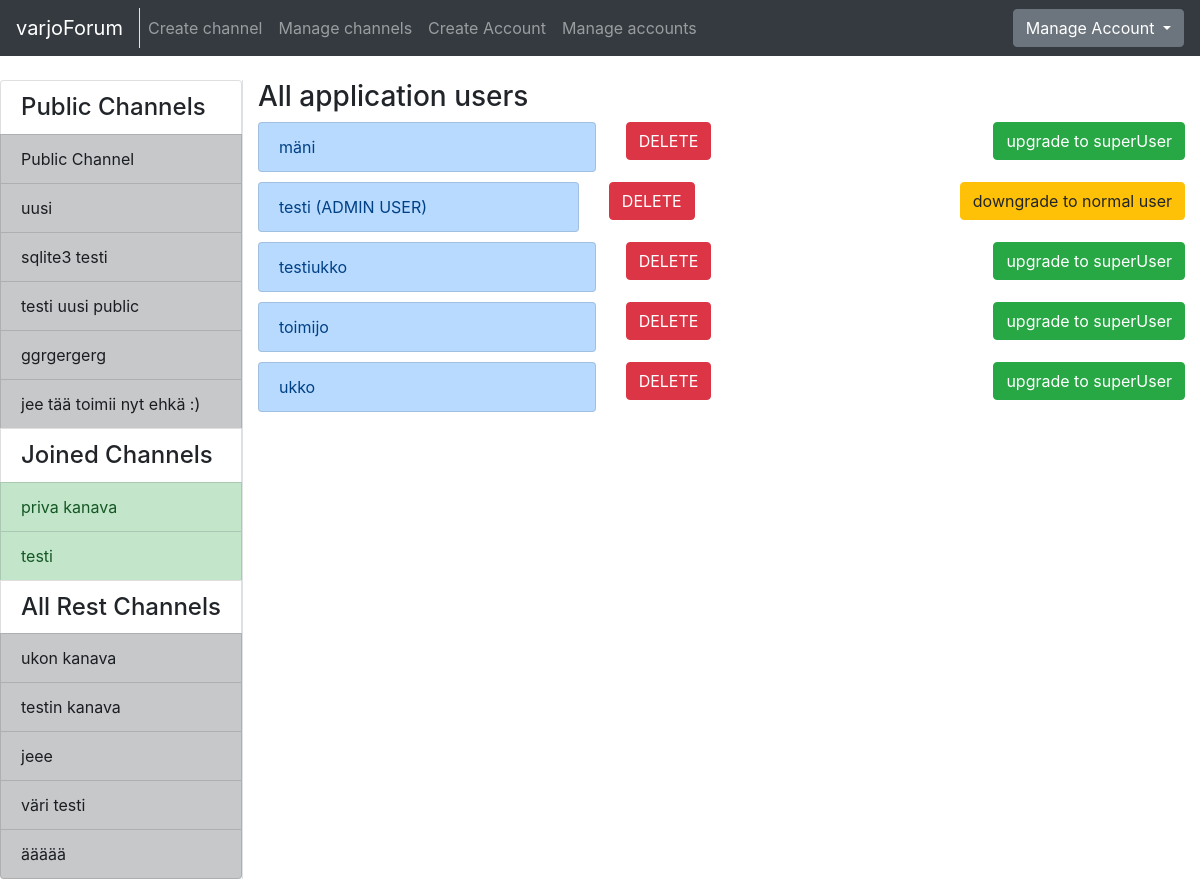
Page /auth/allAccount/ (signed in) on the earlier database version.
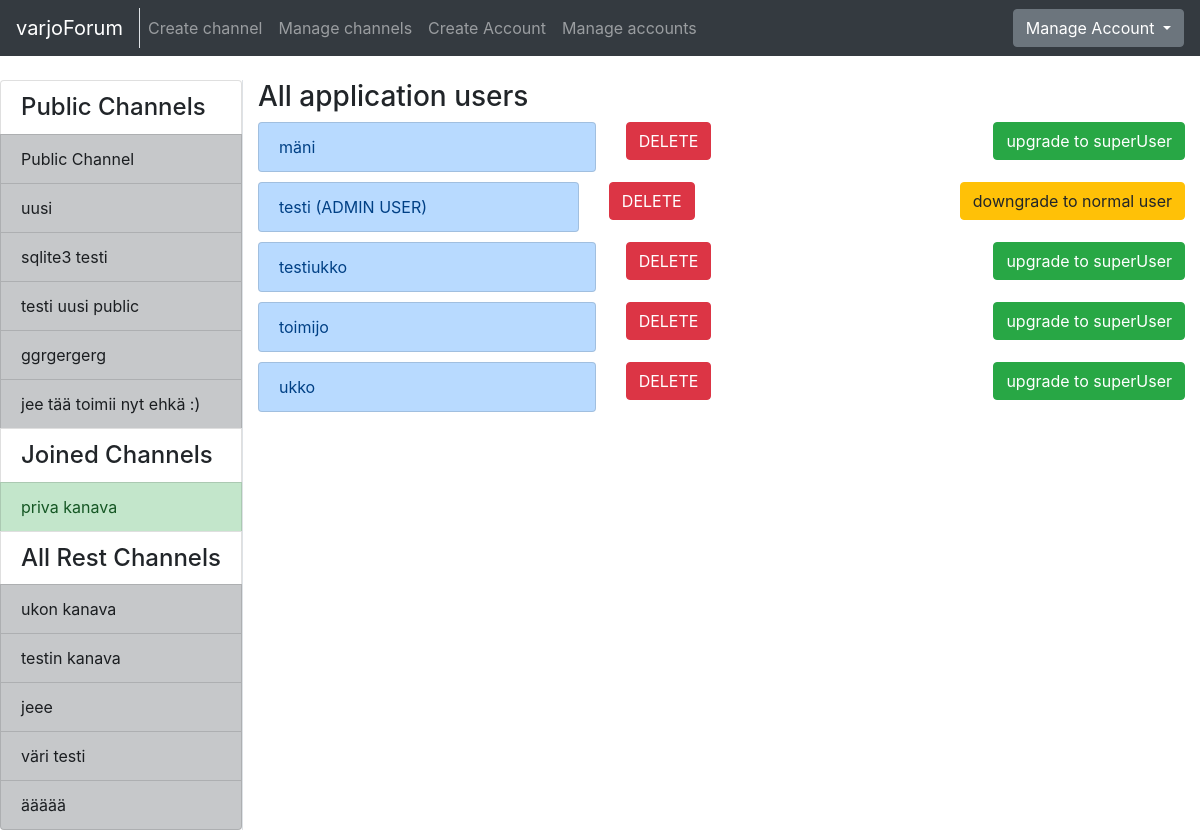
Same page on the later database version.
### application/channels/models.py (models this page shows, shortened)
class Channel(Base):
    name = db.Column(db.String(144), nullable=False)
    introduction = db.Column(db.Text, nullable=False)
    master_id = db.Column(db.Integer, nullable=False)
    public = db.Column(db.Boolean, nullable=False)
    messages = db.relationship("Message", backref='Channel', lazy=True)
    accounts = db.relationship('Account', secondary=accounts, lazy='subquery',
        backref=db.backref('channels', lazy=True))
    @staticmethod
    def get_my_channels(account_id):
        stmt = text("SELECT Channel.id, Channel.name, Channel.master_id"
                    " FROM Channel, Account, Accounts"
                    " WHERE Channel.id = Accounts.channel_id"
                    " AND Channel.public = False"
                    " AND Account.id = Accounts.account_id"
                    " AND Account.id = :account_id"
                    " ORDER BY Channel.name").params(account_id=account_id)
        res = db.engine.execute(stmt)
        response = []
        for row in res:
            response.append({"channel_id":row[0], "channel_name":row[1], "master_id":row[2]})
        return response
    @staticmethod
    def get_channels_where_not_in(account_id):
        stmt = text("SELECT channel.id, channel.name, channel.public"
                    " FROM Channel"
                    " WHERE Channel.id NOT IN ("
                        " SELECT Channel.id"
                            " FROM Channel, Account, Accounts"
                            " WHERE Channel.id = Accounts.channel_id"
                            " AND Account.id = Accounts.account_id"
                            " AND Account.id = :account_id"
                            " )").params(account_id=account_id)
        res = db.engine.execute(stmt)
        response = []
        for row in res:
            response.append({"id":row[0], "name":row[1], "public":row[2]})
        return response
    @staticmethod
    def get_all_publics():
        stmt = text("SELECT Channel.id, Channel.name"
                    " FROM Channel"
                    " WHERE Channel.public = True")
        res = db.engine.execute(stmt)
        response = []
        for row in res:
            response.append({"id":row[0], "name":row[1]})
        return response

### application/auth/models.py (models this page shows, shortened)
class Account(Base):
    username = db.Column(db.String(144), nullable=False)
    password = db.Column(db.String(144), nullable=False)
    motto = db.Column(db.String(144), nullable=False)
    admin = db.Column(db.Boolean, nullable=False)
    email = db.Column(db.String(144), nullable=False)
    messages = db.relationship("Message", backref='account', lazy=True)
    comments = db.relationship("Comment", backref='account', lazy=True)

### application/auth/views.py (the view)
@app.route("/auth/allAccount/", methods=["GET"])
@login_required
def account_list():
    if current_user.admin == False:
        return redirect(url_for("messages_index"))
    if request.method == "GET":
        return render_template("auth/list.html",
                                accounts = Account.query.order_by(Account.username).all(),
                                my_channels=Channel.get_my_channels(current_user.id),
                                all_channels=Channel.get_channels_where_not_in(current_user.id),
                                public_channels=Channel.get_all_publics())

### application/__init__.py (called while the page is built)
@login_manager.user_loader
def load_user(account_id):
  return Account.query.get(account_id)

### application/templates/auth/list.html
{% extends "layout.html" %}
{% block body %}
<h3>All application users</h3>
  <div class="list-group">
    {% for account in accounts %}
    {% if not account.id == current_user.id %}
    <div class="row" style="padding-bottom: 10px">
      <div class="col">
        {% if account.admin == True and not account.id == current_user.id %}
        <p class="list-group-item list-group-item-primary">
          {{ account.username }} (ADMIN USER)
        </p>
        {% else %}
        <p class="list-group-item list-group-item-primary">
          {{ account.username }}
        </p>
        {% endif %}
      </div>
      <div class="col">
        <form method="POST" action="{{ url_for('accounts_delete', account_id=account.id) }}" name="accountform">
          <button type="submit" class="btn btn-danger">DELETE</button>
        </form>
      </div>
      <div class="col-md-auto">
        {% if account.admin == True %}
        <form action="{{ url_for('admin_changer', account_id=account.id, direction='down') }}" method="POST">
          <button type="submit" class="btn btn-warning">
            downgrade to normal user
          </button>
        </form>
        {% else %}
        <form action="{{ url_for('admin_changer', account_id=account.id, direction='up') }}" method="POST">
          <button type="submit" class="btn btn-success">
            upgrade to superUser
          </button>
        </form>
        {% endif %}
      </div>
    </div>
    {% endif %}
    {% endfor %}
  </div>
{% endblock %}

### application/templates/layout.html (shortened to what the changed rows need)
<!DOCTYPE html>
  <html>
    <head>
      <link rel="stylesheet" href="https://maxcdn.bootstrapcdn.com/bootstrap/4.0.0/css/bootstrap.min.css">
    </head>
    <body>
      <div class="container-fluid" >
        <div class="row">
            <div class="border-right">
              <div class="col-sx" >
                <div style="float: left">
                  <div class="list-group">
                  {% if current_user.is_authenticated %}
                    <h4 class="list-group-item">Public Channels</h4>
                    {% for public in public_channels %}
                      <a href="{{ url_for('one_channel_index', channel_id=public.id, sort='first') }}"
                          class="list-group-item list-group-item-action list-group-item-dark">
                        {{ public.name }}
                      </a>
                    {% endfor %}
                    {% if my_channels %}
                      <h4 class="list-group-item">Joined Channels</h4>
                    {% endif %}
                    {% for my_channel in my_channels %}
                      {% if my_channel.master_id == current_user.id %}
                      <a href="{{ url_for('one_channel_index', channel_id=my_channel.channel_id, sort='first') }}"
                          class="list-group-item list-group-item-action list-group-item-success">
                        {{ my_channel.channel_name }}
                      </a>
                      {% else %}
                      <a href="{{ url_for('one_channel_index', channel_id=my_channel.channel_id, sort='first') }}"
                          class="list-group-item list-group-item-action list-group-item-dark">
                        {{ my_channel.channel_name }}
                      </a>
                      {% endif %}
                    {% endfor %}
                    <h4 class="list-group-item">All Rest Channels</h4>
                {% else %}
                {% if all_channels %}
                <h4 class="list-group-item">All Channels</h4>
                {% endif %}
                {% endif %}
                {% for channel in all_channels %}
                  {% if channel.public == False %}
                  <a href="{{ url_for('one_channel_index', channel_id=channel.id, sort='first') }}"
                      class="list-group-item list-group-item-action list-group-item-dark">
                    {{ channel.name }}
                  </a>
                  {% endif %}
                {% endfor %}
              </div>
              </div>
              </div>
          </div>
          <div class="col">
            {% block body %}{% endblock %}
          </div>
        </div>
    </body>
  </html>

Differences in the rows shown:
removed Channel: channel_name "testi", shown under "Joined Channels"
